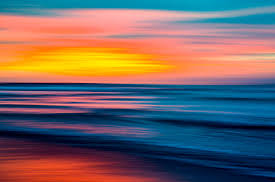
#> input picture ATARDECER.png, 275 x 182 px
$ jupyter execute Tarea_2_de_machine_learning.ipynb
#> lines starting #> are read from the running program, lines starting #| are printed output that depends on the picture
## Procesamiento general

* **Se importan librerias**

[cell 1]
import pandas as pd
import numpy as np
import matplotlib.pyplot as plt
import sklearn.cluster as cluster
import scipy.cluster.hierarchy as sch
from sklearn.mixture import GaussianMixture
from sklearn.cluster import AgglomerativeClustering
import cv2 as cv

* **Se carga imagen**

[cell 2]
imagen = cv.imread('ATARDECER.png')
#> imagen is the input picture: shape (182, 275, 3); mean B, G, R 102.3, 101.1, 117.1

Se reduce el tamaño de la imagen para reducir el tiempo de ejecución de los algoritmos

[cell 3]
(h, w) = imagen.shape[:2]
#> h = 182; w = 275
nuevo_ancho = 100
ratio = h / w
#> ratio = 0.662
nueva_altura = int(nuevo_ancho * ratio)
#> nueva_altura = 66

imagen = cv.resize(imagen, (nuevo_ancho, nueva_altura))
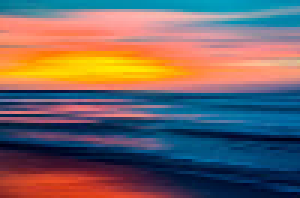
#> imagen: shape (66, 100, 3) (shown 3 times larger); mean B, G, R 102.3, 101, 117

Se corrige el color de la imagen y se visualiza

[cell 4]
imagen = cv.cvtColor(imagen, cv.COLOR_BGR2RGB)
plt.imshow(imagen)
plt.show()

Se convierte la imagen a un formato de dos dimensiones

[cell 5]
imagen_algoritmo = imagen.reshape(-1,3)

* **Se determina la cantidad de clusters**

Obtención de inercias

[cell 6]
inertias = []
K = range (3, 16)
for k in K:
  kmeans = cluster.KMeans(n_clusters=k, random_state=1, init="k-means++", n_init="auto")
  kmeans.fit(imagen_algoritmo)
  inertias.append(kmeans.inertia_)
#> after the loop, inertias = [27669475.1, 18746916.2, 15279952.6, 10414831.3, 9220572.7, 7360132.6, 6225830.2, 5615627.8, 5143914.1, 4375361.8, 3874000.9, 3560959.1, 3280476.4]

Grafico de inercias

[cell 7]
plt.figure(figsize=(8,5))
plt.plot(K, inertias, "bo-", marker="o")
plt.xlabel("Número de Clusters")
plt.ylabel("Suma de los errores cuadráticos")
plt.title("Scree Plot")
plt.xticks(K)
plt.grid(True)
plt.show()
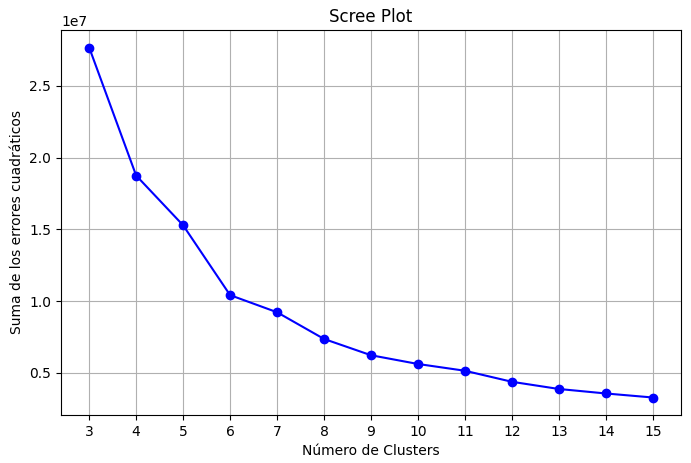
#> figure drawn by matplotlib, 1 panel; curve peaks at x = 3, y = 27669475.1

Mediante este grafico determinamos que la cantidad de clusters será 3 ya que en el tercer punto se produce un quiebre significativo

[cell 8]
clusters = 6

Se crea función para visualizar paleta de colores

[cell 9]
def visualizar_paleta(colores):
  paleta_colores = colores / 255.0
  numero_colores = paleta_colores.shape[0]
  paleta_imagen = np.tile(paleta_colores.reshape(1, numero_colores, 3), (50, 1, 1))
  plt.imshow(paleta_imagen)
  plt.axis("off")
  plt.title("Paleta de colores")
  plt.show()
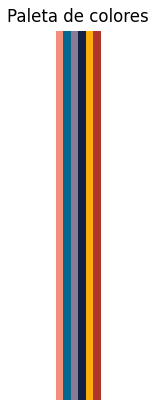
#> figure drawn by matplotlib, 1 panel

## Aplicación del algoritmo Kmeans

* **Se realiza clustering**

[cell 10]
kmeans = cluster.KMeans(n_clusters=clusters ,random_state=1, init="k-means++", n_init="auto")
kmeans.fit(imagen_algoritmo)

* **Se obtienen la paleta de colores**

[cell 11]
nuevos_colores  = np.uint8(kmeans.cluster_centers_)
etiquetas = kmeans.labels_

Mediante la aplicación del algoritmo kmeans se obtiene una paleta de 3 colores, los cuales corresponden a los centros de los 3 clusters en que se ha dividido la imagen

[cell 12]
visualizar_paleta(nuevos_colores)

* **Se restaura la imagen con los nuevos colores**

[cell 13]
imagen_kmeans = nuevos_colores[etiquetas.flatten()]
imagen_kmeans = imagen_kmeans.reshape(imagen.shape)

Se muestran las imagenes

[cell 14]
plt.figure(figsize=(10,10))
plt.subplot(1, 2, 1)
plt.imshow(imagen)
plt.title("Imagen original")

plt.subplot(1, 2, 2)
plt.imshow(imagen_kmeans)
plt.title("nueva imagen")

plt.show()
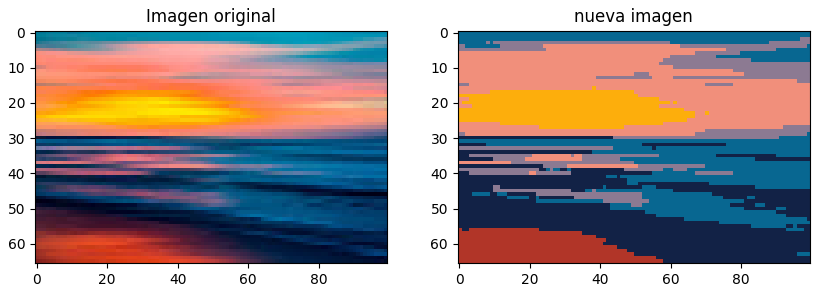
#> figure drawn by matplotlib, 2 panels

## Aplicación del algoritmo de Claustering Jerarquico

Se aplica el algoritmo de clustering jerarquico

[cell 15]
clustering = AgglomerativeClustering(n_clusters = clusters, metric = 'euclidean', linkage ='average')
clustering.fit_predict(imagen_algoritmo)
#> Out = 6600 values, max 5 at index 5700, min 0 at index 293, mean 2.29

Se obtienen los nuevos colores

[cell 16]
nuevos_colores = np.array([np.mean(imagen_algoritmo[clustering.labels_ == i], axis=0) for i in range(8)])
#> nuevos_colores = [[105, 112.1, 143.3], [228.5, 140.6, 127.8], [4.58, 103.6, 145.9], [253.3, 175.4, 11.14], [17.9, 34.47, 69.46], [185.2, 55.85, 39.61], [nan, nan, nan], [nan, nan, nan]]

En este caso los colores corresponden a la media de cada cluster encontrado mediante la aplicación del algoritmo de Clustering jerarquico

[cell 17]
visualizar_paleta(nuevos_colores)
#> in visualizar_paleta (call 2), `paleta_colores = colores / 255.0`: paleta_colores = [[0.412, 0.44, 0.562], [0.896, 0.551, 0.501], [0.018, 0.406, 0.572], [0.993, 0.688, 0.0437], [0.0702, 0.135, 0.272], [0.726, 0.219, 0.155], [nan, nan, nan], [nan, nan, nan]]
#> in visualizar_paleta (call 2), `plt.show()`:
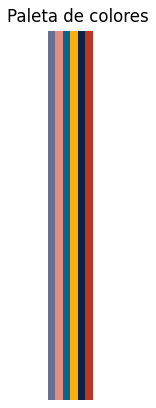
#> figure drawn by matplotlib, 1 panel

Se aplican los nuevos colores a los pixeles

[cell 18]
imagen_jerarquico = nuevos_colores[clustering.labels_].reshape(imagen.shape).astype(np.uint8)
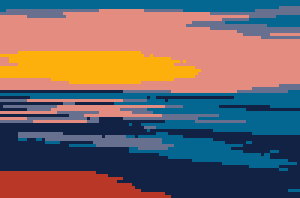
#> imagen_jerarquico: shape (66, 100, 3) (shown 3 times larger); mean R, G, B 116.3, 100.5, 101.7

Se grafica la imagen

[cell 19]
plt.figure(figsize=(10,10))
plt.subplot(1, 2, 1)
plt.imshow(imagen)
plt.title("Imagen original")

plt.subplot(1, 2, 2)
plt.imshow(imagen_jerarquico)
plt.title("nueva imagen")

plt.show()

## Aplicación del algoritmo Mezcla de Gausianas

* **Se realiza clustering**

[cell 20]
gmm = GaussianMixture(n_components=clusters, random_state=1)
gmm.fit(imagen_algoritmo)

* **Se obtienen la paleta de colores**

[cell 21]
nuevos_colores = gmm.predict(imagen_algoritmo)
#> nuevos_colores = 6600 values, max 5 at index 5600, min 0 at index 427, mean 1.93
paleta = gmm.means_

Se obtiene una paleta de colores mediante mediante la aplicación del algoritimo de mezcla de gausianas, en esta paleta de colores cada color corresponde a la media de una de las gausianas

[cell 22]
visualizar_paleta(paleta)
#> in visualizar_paleta (call 3), `plt.show()`:
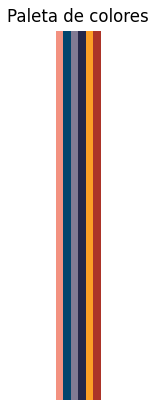
#> figure drawn by matplotlib, 1 panel

* **Se restaura la imagen con los nuevos colores**

[cell 23]
imagen_gausiana = paleta[nuevos_colores].reshape(imagen.shape).astype(np.uint8)
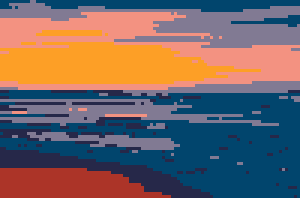
#> imagen_gausiana: shape (66, 100, 3) (shown 3 times larger); mean R, G, B 116, 100.6, 102.1

Se grafica la imagen

[cell 24]
plt.figure(figsize=(10,10))
plt.subplot(1, 2, 1)
plt.imshow(imagen)
plt.title("Imagen original")

plt.subplot(1, 2, 2)
plt.imshow(imagen_gausiana)
plt.title("nueva imagen")

plt.show()

## Conclusión

[cell 25]
fig, ax = plt.subplots(2,2, figsize=(5,5))

ax[0, 0].imshow(imagen)
ax[0, 0].set_title("Original")
ax[0, 0].axis('off')

ax[0, 1].imshow(imagen_kmeans)
ax[0, 1].set_title("Kmeans")
ax[0, 1].axis('off')

ax[1, 0].imshow(imagen_jerarquico)
ax[1, 0].set_title("Jerarquico")
ax[1, 0].axis('off')

ax[1, 1].imshow(imagen_gausiana)
ax[1, 1].set_title("Guasianas")
ax[1, 1].axis('off')


plt.show()
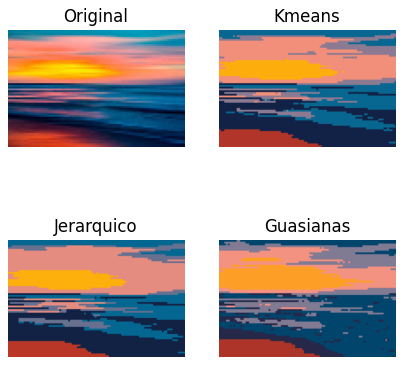
#> figure drawn by matplotlib, 4 panels
